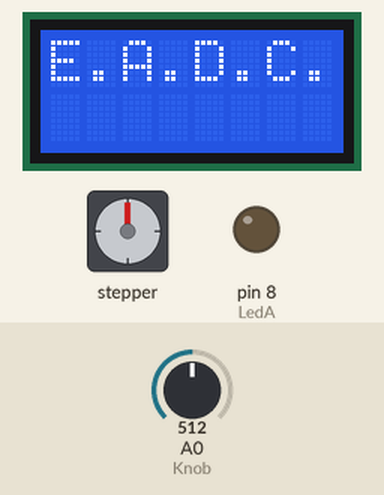
Simulated run of this sketch. Board: Arduino Mega 2560, built with avr-gcc and run on an emulated ATmega2560. On the bench: 8×2 character LCD, stepper motor, output pins drawn as LEDs (lit = HIGH). Inputs (shaded band) come from the test bench; at power-on: A0 (Knob) = 512. Stepper angles assume 400 steps per turn; what the sketch prints to the serial monitor is not drawn.

Above: at 0.3 s.
3.5 s: A0 (Knob) set to 0
At 3.8 s:
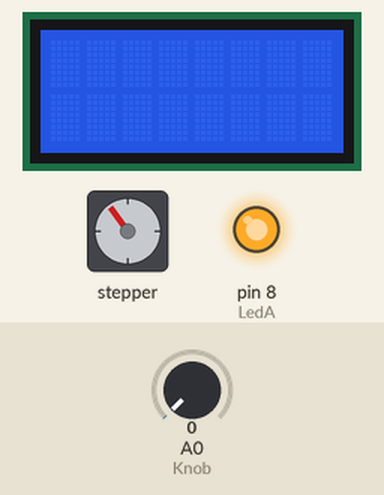
5.0 s: A0 (Knob) set to 9
6.5 s: A0 (Knob) set to 12
9.5 s: A0 (Knob) set to 122
Timing chart, 0 to 16.5 s (numbered marks = the images above; inputs shaded):
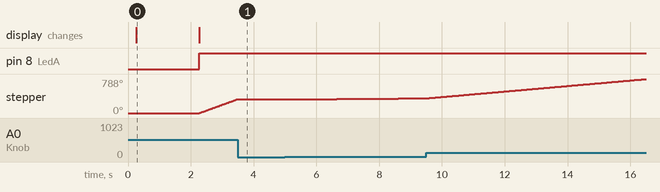

The sketch:

01_Frankenstein_Knob_control.ino
```cpp
/// Controlled flow extruder ///
/// Speed is regulated by potentiometer (knob) ///
/// The extrusion starts automatically as soon as the microcontroller is powered with 12 volts ///
/// Avoid Serial.Print type commands in the void loop to take full advantage of the motor speed ///

const int StepsPerRev = 400;
const int Knob = A0;
const int LedA = 8;

#include <Stepper.h>
#include <LiquidCrystal.h>

LiquidCrystal lcd(23, 22, 25, 24, 27, 26);
Stepper stepper_NEMA17(StepsPerRev, 50, 51, 52, 53);

void setup() {
  Serial.begin(9600);
  pinMode(LedA, OUTPUT);
  Serial.println("Controlled flow extruder");
  Serial.println("Speed is regulated by potentiometer (knob)");
  Serial.println("The extrusion starts automatically as soon as the microcontroller is powered with 12 volts");
  Serial.println("Avoid Serial.Print type commands in the void loop to take full advantage of the motor speed");
  lcd.begin(8, 2);
  lcd.print("E.A.D.C. KNOB");
  delay(2000);
  lcd.clear();
  lcd.setCursor(10, 0);
  lcd.print(StepsPerRev);
  lcd.print("REV");
  lcd.setCursor(9, 1);
  lcd.print("SPD:");
}

void loop() {
  int sensorReading = analogRead(Knob);
  int motorSpeed = map(sensorReading, 0, 1023, 0, 99);

  lcd.setCursor(14, 1);
  lcd.print(" ");
  lcd.setCursor(13, 1);
  lcd.print(motorSpeed);
  lcd.setCursor(15, 1);
  lcd.print("%");

  if (motorSpeed > 0) {
    digitalWrite(LedA, HIGH);
    stepper_NEMA17.setSpeed(motorSpeed);
    stepper_NEMA17.step(StepsPerRev / 100);
  }
}
```

Measured:
- after the input at 5.0 s, every drawn part: stays the same
- after the input at 6.5 s, stepper: keeps turning clockwise at about 7°/s, starting after 0.15 s
- what the display in image 0 shows lasts 2.0 s, from 0.3 s to 2.3 s
